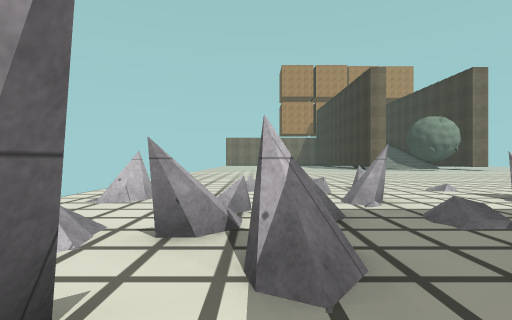
view 1 (above)

16 first-person views from a walk through a 3-D level made in the Unity game engine. The camera is 1.2 m above the floor, looks level and sees 85° across. The floor is counted in squares, 2 m on a side. Each view is taken from the middle of a square. On the plan, view 1 faces up. The plan holds only what a view shows up to about 9 squares ahead; the rest is blank. The place goes on beyond the plan. The player character is not drawn. Surface patterns are stand-ins for the level's own textures.

view 2
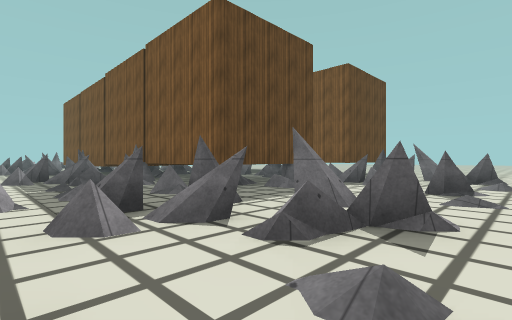

view 3
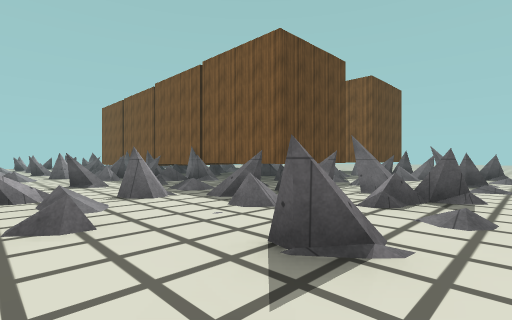

view 4
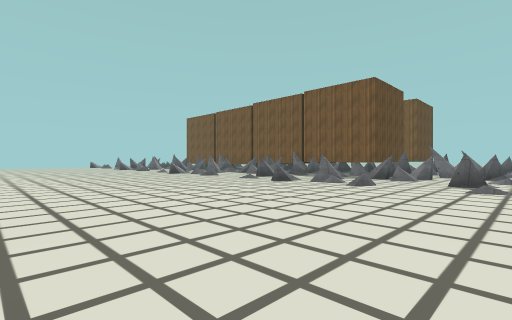

view 5
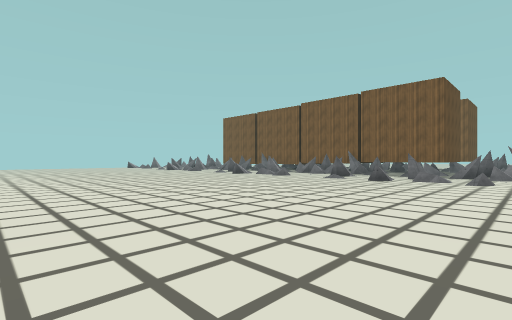

view 6
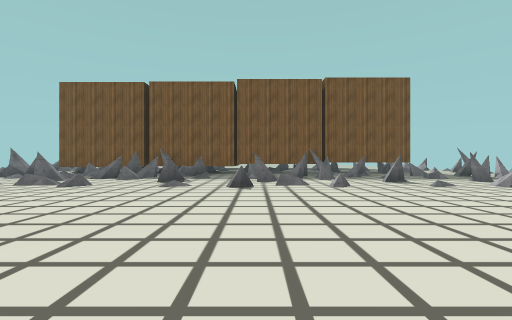

view 7
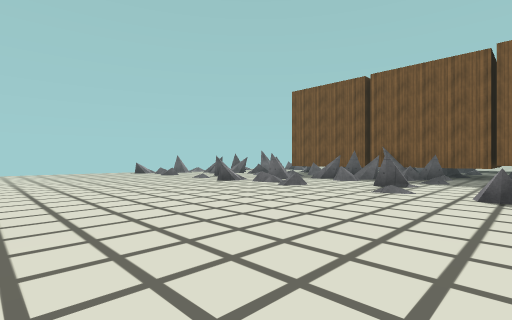

view 8
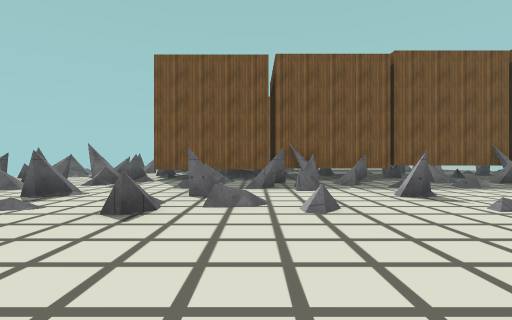

view 9
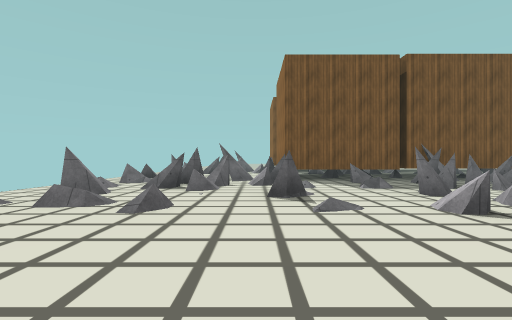

view 10
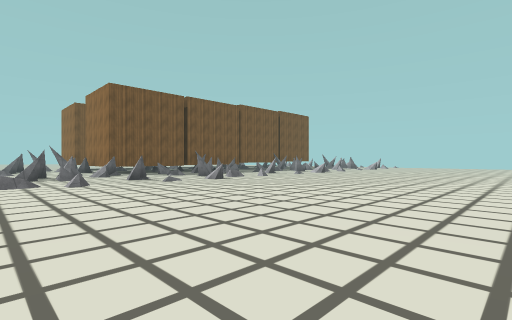

view 11
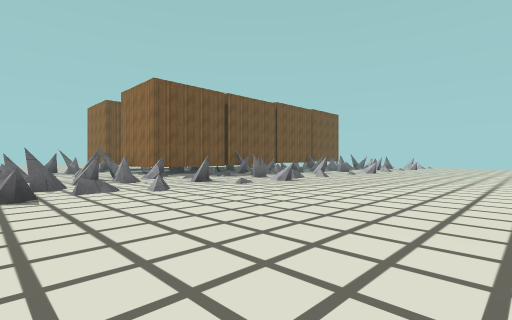

view 12
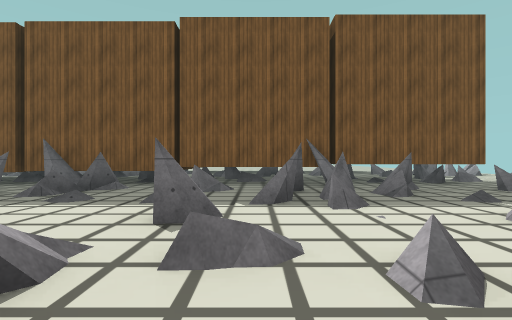

view 13
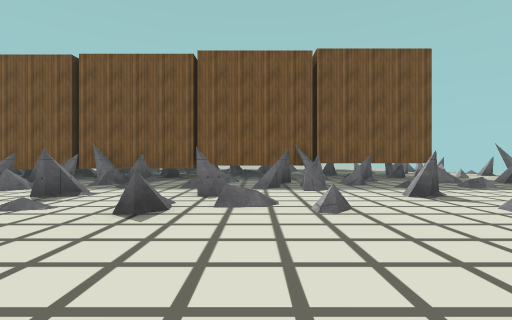

view 14
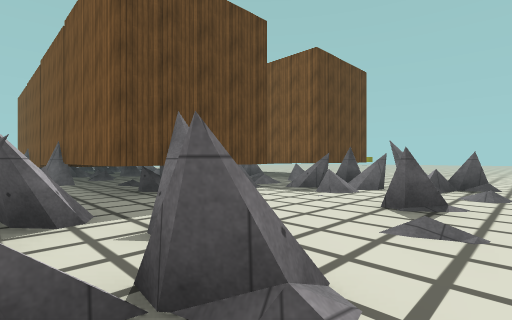

view 15
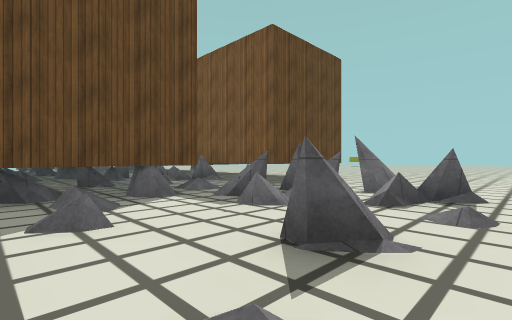

view 16
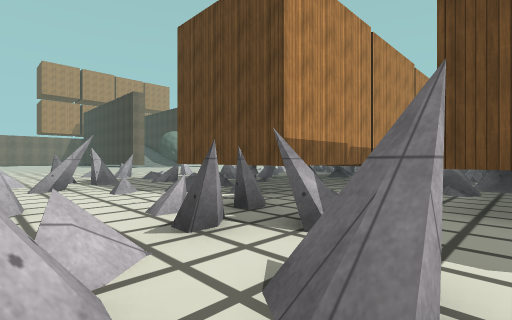

### Floor plan
Key: @ floor where view 1 was taken; # wall or solid block; x gap in a wall; . floor; / step, stairs or slope; = window, fence, low wall or low ledge.
Columns run from 3 left of view 1 to 21 right of it. Each row starts with its distance up from view 1.
 14   ..........
 13   ......................
 12 ........................
 11 .........................
 10 .........................
  9 .........................
  8 .........................
  7 .........................
  6 ...#.=...#.=......=.....=
  5 ..../x....//..../......=#
  4 .#...#.#...#.#...#.#...#
  3 ...#=/...#//...##....=#.
  2 .=##...=##....=##..#=###
  1 .##..=.##..=.###=  #=#===
  0 ...@.###############=##=
 -1 ...=/# ######## ##
 -2 .#...##### ####  #
 -3 ...#=#####
 -4 .=##....#
 -5 .##=.#.##
 -6 .....####
 -7 .....#
 -8 .....#
 -9 ....

Where each view was taken, in squares from view 1:
view 1: 0 up, 0 right, facing up
view 2: 4 up, 3 left, facing down-right
view 3: 6 up, 3 left, facing down-right
view 4: 12 up, 3 left, facing down-right
view 5: 14 up, 1 left, facing down-right
view 6: 12 up, 8 right, facing down
view 7: 11 up, 8 right, facing down-right
view 8: 9 up, 13 right, facing down
view 9: 9 up, 17 right, facing down
view 10: 13 up, 20 right, facing down-left
view 11: 11 up, 21 right, facing down-left
view 12: 7 up, 7 right, facing down
view 13: 9 up, 7 right, facing down
view 14: 2 up, 3 left, facing down-right
view 15: 0 up, 3 left, facing down-right
view 16: 6 down, 2 left, facing up-right
